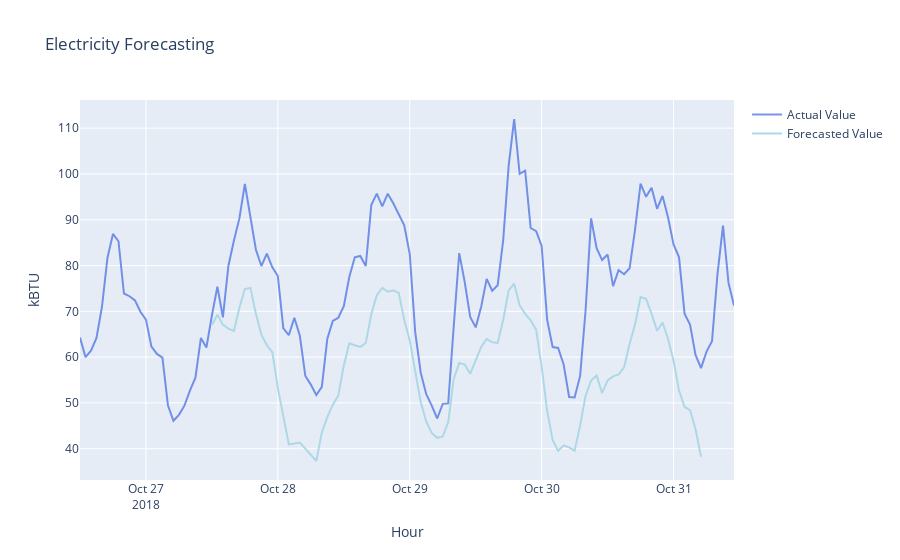

Write notebook code for a chart like this one.
### Code cell
Predicted = go.Scatter(x=act.iloc[24:,:].index, y=np.array(y_f), opacity = 1, name = 'Forecasted Value', line=dict(color='lightblue'), yaxis='y')
Actual = go.Scatter(x=act.index, y=act['electricity'].values, opacity = 0.7, name = 'Actual Value', line=dict(color='royalBlue'), yaxis='y')
layout = go.Layout(title='Electricity Forecasting', xaxis=dict(title='Hour'),
                   yaxis=dict(title='kBTU', overlaying='y'),
                  yaxis2=dict(title='kBTU', side='right'))
fig = go.Figure(data=[Actual, Predicted], layout=layout)
fig.show() # if this is rendered in colab, you should run fig.show(renderer='colab') instead.
